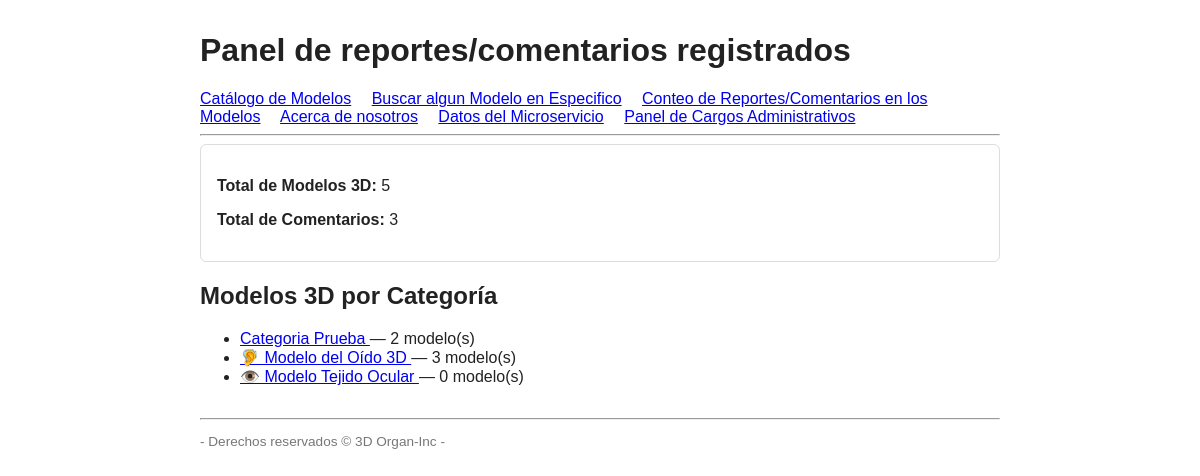
/reportes/, run on the app's committed database.
### catalogo/models.py (models this page shows, shortened)
class Categoria(models.Model):
    nombre = models.CharField(max_length=100)
    slug = models.SlugField(max_length=110, unique=True, blank=True)
    class Meta:
        verbose_name = "Categoría"
        verbose_name_plural = "Categorías"
        ordering = ["nombre"]

### reportes/views.py (the view)
# urls.py: path("", views.resumen, name="resumen"),
def resumen(request):
    categorias_con_totales = Categoria.objects.annotate(total_elementos=Count("elementos"))
    total_elementos = Elemento.objects.count()
    total_comentarios = Comentario.objects.count()
    context = {
        "categorias_con_totales": categorias_con_totales,
        "total_elementos": total_elementos,
        "total_comentarios": total_comentarios,
    }
    return render(request, "reportes/resumen.html", context)

### reportes/templates/reportes/resumen.html (shortened to what this page needs)
{% extends "base.html" %}
{% block encabezado %}Panel de reportes/comentarios registrados{% endblock %}
{% block contenido %}
    <div class="caja">
        <p><strong>Total de Modelos 3D:</strong> {{ total_elementos }}</p>
        <p><strong>Total de Comentarios:</strong> {{ total_comentarios }}</p>
    </div>
    <h2>Modelos 3D por Categoría</h2>
    {% if categorias_con_totales %}
        <ul>
            {% for categoria in categorias_con_totales %}
                <li>
                    <a href="{% url 'reportes:detalle_categoria' categoria.id %}">
                        {{ categoria.nombre }}
                    </a>
                    — {{ categoria.total_elementos }} modelo(s)
                </li>
            {% endfor %}
        </ul>
    {% else %}
        <p>Todavía no hay categorías especificas registradas.</p>
    {% endif %}
{% endblock %}

### templates/base.html (style rules this page uses)
body { font-family: Arial, sans-serif; margin: 2rem auto; max-width: 800px; color: #222; }
.caja { border: 1px solid #ddd; border-radius: 6px; padding: 1rem; margin-bottom: 1rem; }

### data on the page
Categoria: nombre "Categoria Prueba", total_elementos "2"
Categoria: nombre "🦻 Modelo del Oído 3D", total_elementos "3"
Categoria: nombre "👁️ Modelo Tejido Ocular", total_elementos "0"

### other printed values
{{ total_elementos }} "5"
{{ total_comentarios }} "3"
